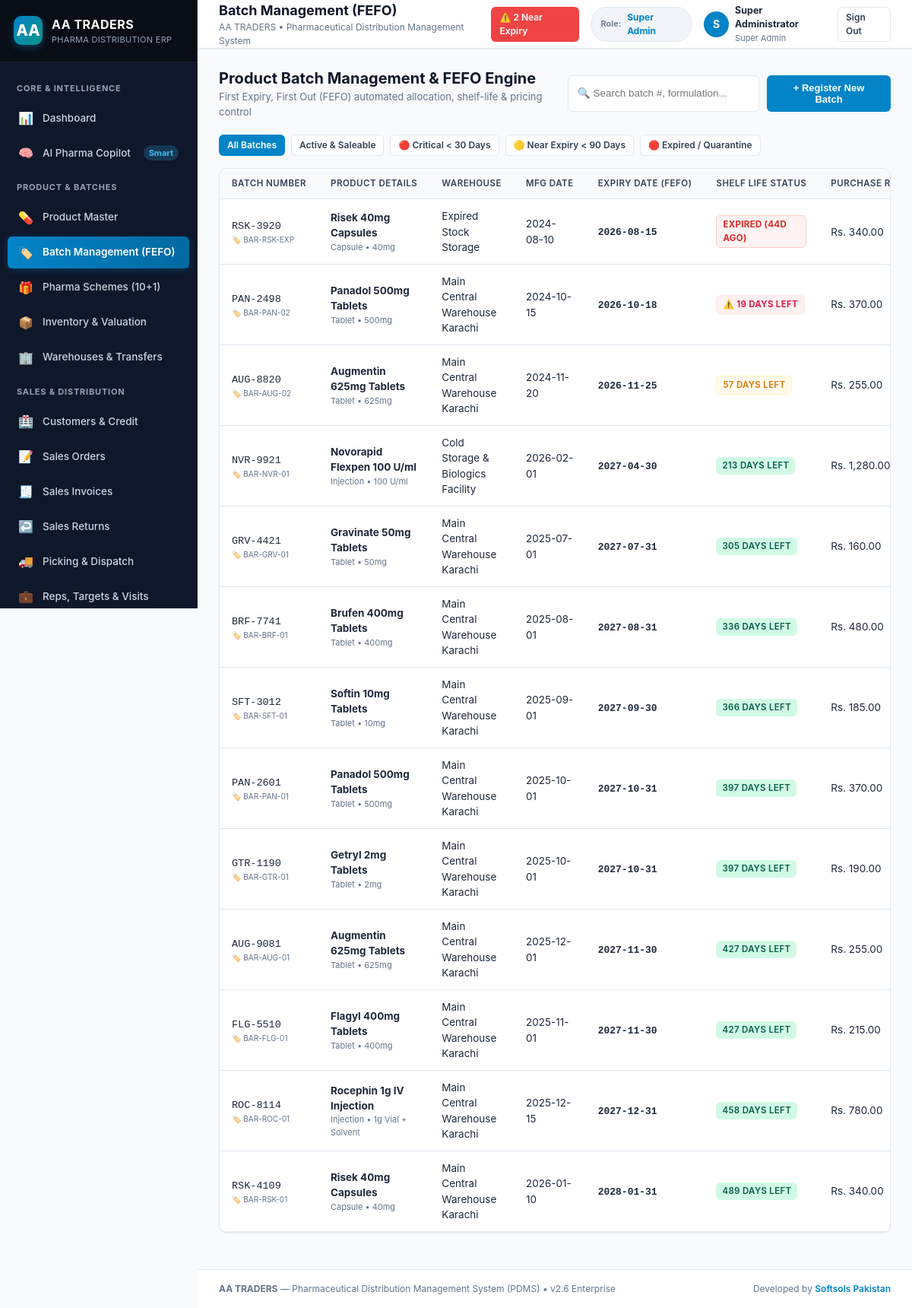
The app's page /batches.php (signed in) with its own data.
### tables this page shows
CREATE TABLE company_settings (
    id INTEGER PRIMARY KEY AUTOINCREMENT,
    name TEXT NOT NULL,
    trade_name TEXT,
    ntn TEXT,
    strn TEXT,
    drug_license_no TEXT,
    address TEXT,
    city TEXT,
    country TEXT DEFAULT 'Pakistan',
    phone TEXT,
    email TEXT,
    website TEXT,
    bank_name TEXT,
    bank_account_title TEXT,
    bank_account_no TEXT,
    iban TEXT,
    invoice_footer_note TEXT,
    currency_symbol TEXT DEFAULT 'Rs.',
    currency_code TEXT DEFAULT 'PKR',
    updated_at DATETIME DEFAULT CURRENT_TIMESTAMP
);

CREATE TABLE product_batches (
    id INTEGER PRIMARY KEY AUTOINCREMENT,
    product_id INTEGER NOT NULL,
    warehouse_id INTEGER NOT NULL,
    batch_number TEXT NOT NULL,
    mfg_date DATE NOT NULL,
    expiry_date DATE NOT NULL,
    purchase_price REAL NOT NULL DEFAULT 0.0,  -- Purchase rate per pack
    trade_price REAL NOT NULL DEFAULT 0.0,     -- Distributor Trade Price (TP)
    mrp_retail_price REAL NOT NULL DEFAULT 0.0,-- Maximum Retail Price (MRP)
    quantity_received INTEGER DEFAULT 0,
    quantity_available INTEGER DEFAULT 0,
    quantity_reserved INTEGER DEFAULT 0,
    quantity_damaged INTEGER DEFAULT 0,
    quantity_expired INTEGER DEFAULT 0,
    barcode TEXT,
    status TEXT DEFAULT 'active', -- active, quarantined, recalled, expired
    created_at DATETIME DEFAULT CURRENT_TIMESTAMP,
    FOREIGN KEY (product_id) REFERENCES products(id),
    FOREIGN KEY (warehouse_id) REFERENCES warehouses(id)
);

CREATE TABLE products (
    id INTEGER PRIMARY KEY AUTOINCREMENT,
    code TEXT UNIQUE NOT NULL,
    name TEXT NOT NULL,
    generic_name TEXT,
    brand_name TEXT,
    category_id INTEGER,
    therapeutic_id INTEGER,
    manufacturer_id INTEGER,
    dosage_form TEXT, -- Tablet, Capsule, Syrup, Injection, Cream, Drops, Suspension, Ointment
    strength TEXT,    -- e.g., 500mg, 10mg/ml, 1g
    pack_size TEXT,   -- e.g., 20 tablets, 1 vial, 120ml
    unit TEXT DEFAULT 'Box', -- Box, Pack, Strip, Bottle, Ampoule
    barcode TEXT,
    gtin TEXT,
    sku TEXT,
    tax_category TEXT DEFAULT 'exempt', -- exempt, standard, reduced
    tax_rate REAL DEFAULT 0.0,
    is_prescription INTEGER DEFAULT 1,
    min_stock INTEGER DEFAULT 10,
    max_stock INTEGER DEFAULT 1000,
    reorder_level INTEGER DEFAULT 25,
    safety_stock INTEGER DEFAULT 15,
    is_active INTEGER DEFAULT 1,
    created_at DATETIME DEFAULT CURRENT_TIMESTAMP,
    FOREIGN KEY (category_id) REFERENCES product_categories(id),
    FOREIGN KEY (therapeutic_id) REFERENCES therapeutic_classes(id),
    FOREIGN KEY (manufacturer_id) REFERENCES manufacturers(id)
);

CREATE TABLE warehouses (
    id INTEGER PRIMARY KEY AUTOINCREMENT,
    branch_id INTEGER,
    name TEXT NOT NULL,
    code TEXT UNIQUE NOT NULL,
    type TEXT NOT NULL DEFAULT 'main', -- main, secondary, cold_storage, quarantine, damaged, expired
    location TEXT,
    manager_name TEXT,
    is_active INTEGER DEFAULT 1,
    FOREIGN KEY (branch_id) REFERENCES branches(id)
);

### includes/auth.php (called while the page is built, shortened)
<?php
class Auth {
    public static function check(): bool {
        return isset($_SESSION['user_id']);
    }
    public static function user(): ?array {
        return [
            'id' => $_SESSION['user_id'],
            'username' => $_SESSION['username'],
            'name' => $_SESSION['full_name'],
            'email' => $_SESSION['email'],
            'role' => $_SESSION['role'],
        ];
    }
}

### batches.php (the view, shortened to what this page needs)
<?php
$pageTitle = 'Batch Management (FEFO)';
require_once __DIR__ . '/includes/header.php';
$filter = $_GET['filter'] ?? 'all';
$whereClauses = ["1=1"];
$params = [];
$whereSql = implode(' AND ', $whereClauses);
$sql = "
    SELECT b.*, p.name as product_name, p.code as product_code, p.dosage_form, p.strength,
           w.name as warehouse_name,
           CAST(julianday(b.expiry_date) - julianday('now') AS INTEGER) as days_left
    FROM product_batches b
    JOIN products p ON b.product_id = p.id
    JOIN warehouses w ON b.warehouse_id = w.id
    WHERE {$whereSql}
    ORDER BY b.expiry_date ASC
";
$stmt = $db->prepare($sql);
$stmt->execute($params);
$batches = $stmt->fetchAll();
?>
<div style="display: flex; justify-content: space-between; align-items: center; margin-bottom: 20px;">
    <div>
        <h2 style="font-size: 20px; font-weight: 700; color: var(--slate-900);">Product Batch Management & FEFO Engine</h2>
        <p style="font-size: 13px; color: var(--slate-500);">First Expiry, First Out (FEFO) automated allocation, shelf-life & pricing control</p>
    </div>
    <div style="display: flex; gap: 10px;">
        <input type="text" id="batchSearch" onkeyup="filterTable('batchSearch', 'batchesTable')" placeholder="🔍 Search batch #, formulation..." class="form-control" style="width: 260px;">
        <button onclick="openModal('addBatchModal')" class="btn btn-primary">+ Register New Batch</button>
    </div>
</div>
<div style="display: flex; gap: 8px; margin-bottom: 16px; flex-wrap: wrap;">
    <a href="batches.php?filter=all" class="btn <?= $filter === 'all' ? 'btn-primary' : 'btn-secondary' ?> btn-sm">All Batches</a>
    <a href="batches.php?filter=active" class="btn <?= $filter === 'active' ? 'btn-primary' : 'btn-secondary' ?> btn-sm">Active &amp; Saleable</a>
    <a href="batches.php?filter=expiring_30" class="btn <?= $filter === 'expiring_30' ? 'btn-danger' : 'btn-secondary' ?> btn-sm">🔴 Critical &lt; 30 Days</a>
    <a href="batches.php?filter=expiring_90" class="btn <?= $filter === 'expiring_90' ? 'btn-warning' : 'btn-secondary' ?> btn-sm">🟡 Near Expiry &lt; 90 Days</a>
    <a href="batches.php?filter=expired" class="btn <?= $filter === 'expired' ? 'btn-danger' : 'btn-secondary' ?> btn-sm">🛑 Expired / Quarantine</a>
</div>
<div class="card">
    <div class="card-body" style="padding: 0;">
        <div class="table-responsive">
            <table class="table" id="batchesTable">
                <thead>
                    <tr>
                        <th>Batch Number</th>
                        <th>Product Details</th>
                        <th>Warehouse</th>
                        <th>Mfg Date</th>
                        <th>Expiry Date (FEFO)</th>
                        <th>Shelf Life Status</th>
                        <th>Purchase Rate</th>
                    </tr>
                </thead>
                <tbody>
                    <?php if (empty($batches)): ?>
                        <tr><td colspan="11" style="text-align: center; color: var(--slate-400); padding: 24px;">No batches match the selected criteria.</td></tr>
                    <?php else: ?>
                        <?php foreach ($batches as $b): ?>
                            <tr>
                                <td>
                                    <code><?= htmlspecialchars($b['batch_number']) ?></code>
                                    <?php if (!empty($b['barcode'])): ?>
                                        <div style="font-size: 10px; color: #64748b;">🏷️ <?= htmlspecialchars($b['barcode']) ?></div>
                                    <?php endif; ?>
                                </td>
                                <td>
                                    <strong><?= htmlspecialchars($b['product_name']) ?></strong>
                                    <div style="font-size: 11px; color: var(--slate-500);"><?= htmlspecialchars($b['dosage_form']) ?> &bull; <?= htmlspecialchars($b['strength']) ?></div>
                                </td>
                                <td><?= htmlspecialchars($b['warehouse_name']) ?></td>
                                <td><?= htmlspecialchars($b['mfg_date']) ?></td>
                                <td>
                                    <strong style="font-family: monospace; font-size: 13px;"><?= htmlspecialchars($b['expiry_date']) ?></strong>
                                </td>
                                <td>
                                    <?php if ($b['days_left'] <= 0): ?>
                                        <span class="badge badge-expired">EXPIRED (<?= abs($b['days_left']) ?>d ago)</span>
                                    <?php elseif ($b['days_left'] <= 30): ?>
                                        <span class="badge badge-near-30">⚠️ <?= $b['days_left'] ?> DAYS LEFT</span>
                                    <?php elseif ($b['days_left'] <= 90): ?>
                                        <span class="badge badge-near-90"><?= $b['days_left'] ?> days left</span>
                                    <?php else: ?>
                                        <span class="badge badge-success"><?= $b['days_left'] ?> days left</span>
                                    <?php endif; ?>
                                </td>
                                <td>Rs. <?= number_format($b['purchase_price'], 2) ?></td>
                            </tr>
                        <?php endforeach; ?>
                    <?php endif; ?>
                </tbody>
            </table>
        </div>
    </div>
</div>
<?php require_once __DIR__ . '/includes/footer.php'; ?>

### includes/header.php (shortened to what this page needs)
<?php
require_once __DIR__ . '/auth.php';
$currentUser = Auth::user();
$db = Database::getConnection();
$nearExpiryCount = $db->query("
    SELECT COUNT(*) FROM product_batches
    WHERE status = 'active'
      AND quantity_available > 0
      AND julianday(expiry_date) - julianday('now') <= 90
")->fetchColumn();
$company = $db->query("SELECT * FROM company_settings LIMIT 1")->fetch();
$companyName = $company['name'] ?? 'AA TRADERS';
?>
<!DOCTYPE html>
<html lang="en">
<head>
    <link rel="stylesheet" href="assets/css/app.css">
</head>
<body>
<div class="app-container">
    <?php require_once __DIR__ . '/sidebar.php'; ?>
    <div class="main-content">
        <header class="topbar no-print">
            <div class="topbar-left">
                <div>
                    <h2 class="topbar-title"><?= htmlspecialchars($pageTitle ?? 'Overview') ?></h2>
                    <p class="topbar-subtitle"><?= htmlspecialchars($companyName) ?> &bull; Pharmaceutical Distribution Management System</p>
                </div>
            </div>
            <div class="topbar-right">
                <?php if ($nearExpiryCount > 0): ?>
                    <a href="expiry.php" class="btn btn-sm btn-danger" title="<?= $nearExpiryCount ?> Batches Near Expiry (< 90 Days)">
                        ⚠️ <?= $nearExpiryCount ?> Near Expiry
                    </a>
                <?php endif; ?>
                <div class="role-pill">
                    <span style="font-size: 11px; color: var(--slate-500);">Role:</span>
                    <span style="font-weight: 700; color: #0284c7; font-size: 12px;"><?= htmlspecialchars(ucwords(str_replace('_', ' ', $currentUser['role'] ?? 'User'))) ?></span>
                </div>
                <div style="display: flex; align-items: center; gap: 8px;">
                    <div style="width: 34px; height: 34px; border-radius: 50%; background: #0284c7; color: #fff; display: flex; align-items: center; justify-content: center; font-weight: 700;">
                        <?= strtoupper(substr($currentUser['name'] ?? 'U', 0, 1)) ?>
                    </div>
                    <div style="display: flex; flex-direction: column;">
                        <span style="font-size: 12.5px; font-weight: 700; color: #1e293b;"><?= htmlspecialchars($currentUser['name'] ?? 'User') ?></span>
                        <span style="font-size: 11px; color: #64748b;"><?= htmlspecialchars(ucwords(str_replace('_', ' ', $currentUser['role'] ?? ''))) ?></span>
                    </div>
                </div>
                <a href="logout.php" class="btn btn-secondary btn-sm" title="Sign Out">Sign Out</a>
            </div>
        </header>
        <main class="page-body">

### assets/css/app.css (style rules this page uses)
:root { --primary: #0284c7; --primary-hover: #0369a1; --primary-light: #e0f2fe; --primary-dark: #075985; --secondary: #0d9488; --secondary-light: #ccfbf1; --success: #10b981; --success-light: #d1fae5; --warning: #f59e0b; --warning-light: #fef3c7; --danger: #ef4444; --danger-light: #fee2e2; --info: #3b82f6; --info-light: #dbeafe; --slate-50: #f8fafc; --slate-100: #f1f5f9; --slate-200: #e2e8f0; --slate-300: #cbd5e1; --slate-400: #94a3b8; --slate-500: #64748b; --slate-600: #475569; --slate-700: #334155; --slate-800: #1e293b; --slate-900: #0f172a; --bg-main: #f8fafc; --card-bg: #ffffff; --border-color: #e2e8f0; --text-primary: #0f172a; --text-secondary: #475569; --text-muted: #64748b; --radius-sm: 6px; --radius-md: 10px; --radius-lg: 14px; --shadow-sm: 0 1px 2px 0 rgb(0 0 0 / 0.05); --shadow-md: 0 4px 6px -1px rgb(0 0 0 / 0.08), 0 2px 4px -2px rgb(0 0 0 / 0.06); --shadow-lg: 0 10px 15px -3px rgb(0 0 0 / 0.08), 0 4px 6px -4px rgb(0 0 0 / 0.05); }
* { box-sizing: border-box; margin: 0; padding: 0; }
body { font-family: -apple-system, BlinkMacSystemFont, "Segoe UI", Roboto, "Helvetica Neue", Arial, sans-serif; background-color: var(--bg-main); color: var(--text-primary); line-height: 1.5; font-size: 14px; overflow-x: hidden; }
.app-container { display: flex; min-height: 100vh; }
.main-content { flex: 1; display: flex; flex-direction: column; min-width: 0; background: var(--bg-main); }
.topbar { height: 64px; background: #ffffff; border-bottom: 1px solid var(--border-color); display: flex; align-items: center; justify-content: space-between; padding: 0 28px; position: sticky; top: 0; z-index: 30; box-shadow: var(--shadow-sm); }
.topbar-left { display: flex; align-items: center; gap: 16px; }
.topbar-title { font-size: 18px; font-weight: 700; color: var(--slate-900); }
.topbar-subtitle { font-size: 12px; color: var(--slate-500); }
.topbar-right { display: flex; align-items: center; gap: 16px; }
.role-pill { background: var(--slate-100); padding: 4px 12px; border-radius: 20px; border: 1px solid var(--border-color); display: flex; align-items: center; gap: 8px; font-size: 12px; font-weight: 600; color: var(--slate-700); }
.page-body { padding: 24px 28px; flex: 1; }
.card { background: var(--card-bg); border: 1px solid var(--border-color); border-radius: var(--radius-md); box-shadow: var(--shadow-sm); margin-bottom: 24px; overflow: hidden; }
.card-body { padding: 20px; }
.table-responsive { overflow-x: auto; width: 100%; }
.table { width: 100%; border-collapse: collapse; font-size: 13.5px; text-align: left; }
.table th { background: var(--slate-50); padding: 11px 16px; font-weight: 600; color: var(--slate-700); border-bottom: 1px solid var(--border-color); text-transform: uppercase; font-size: 11.5px; letter-spacing: 0.5px; white-space: nowrap; }
.table td { padding: 12px 16px; border-bottom: 1px solid var(--border-color); color: var(--slate-800); vertical-align: middle; }
.badge { display: inline-flex; align-items: center; gap: 4px; padding: 3px 8px; border-radius: 6px; font-size: 11.5px; font-weight: 600; text-transform: uppercase; letter-spacing: 0.3px; }
.badge-success { background: var(--success-light); color: #065f46; }
.badge-expired { background: #fef2f2; color: #dc2626; border: 1px solid #fecaca; font-weight: 700; }
.badge-near-30 { background: #fff1f2; color: #e11d48; border: 1px solid #ffe4e6; font-weight: 700; animation: pulse 2s infinite; }
.badge-near-90 { background: #fffbeb; color: #d97706; border: 1px solid #fef3c7; font-weight: 600; }
.btn { display: inline-flex; align-items: center; justify-content: center; gap: 6px; padding: 8px 16px; border-radius: var(--radius-sm); font-size: 13px; font-weight: 600; cursor: pointer; border: 1px solid transparent; text-decoration: none; transition: all 0.15s ease; }
.btn-primary { background: var(--primary); color: #ffffff; }
.btn-secondary { background: #ffffff; color: var(--slate-700); border-color: var(--border-color); }
.btn-danger { background: var(--danger); color: #ffffff; }
.btn-sm { padding: 4px 10px; font-size: 12px; }
.form-control, .form-select { width: 100%; padding: 8px 12px; border: 1px solid var(--border-color); border-radius: var(--radius-sm); font-size: 13.5px; color: var(--slate-800); background: #ffffff; transition: border-color 0.15s ease, box-shadow 0.15s ease; }

### records on screen
company_settings: name "AA TRADERS"
product_batches: batch_number "RSK-3920", barcode "BAR-RSK-EXP", product.name "Risek 40mg Capsules", product.dosage_form "Capsule", product.strength "40mg", warehouse.name "Expired Stock Storage", mfg_date "2024-08-10", expiry_date "2026-08-15", days_left "44", purchase_price "340.00"
product_batches: batch_number "PAN-2498", barcode "BAR-PAN-02", product.name "Panadol 500mg Tablets", product.dosage_form "Tablet", product.strength "500mg", warehouse.name "Main Central Warehouse Karachi", mfg_date "2024-10-15", expiry_date "2026-10-18", days_left "19", purchase_price "370.00"
product_batches: batch_number "AUG-8820", barcode "BAR-AUG-02", product.name "Augmentin 625mg Tablets", product.dosage_form "Tablet", product.strength "625mg", warehouse.name "Main Central Warehouse Karachi", mfg_date "2024-11-20", expiry_date "2026-11-25", days_left "57", purchase_price "255.00"
product_batches: batch_number "NVR-9921", barcode "BAR-NVR-01", product.name "Novorapid Flexpen 100 U/ml", product.dosage_form "Injection", product.strength "100 U/ml", warehouse.name "Cold Storage & Biologics Facility", mfg_date "2026-02-01", expiry_date "2027-04-30", days_left "213", purchase_price "1,280.00"
product_batches: batch_number "GRV-4421", barcode "BAR-GRV-01", product.name "Gravinate 50mg Tablets", product.dosage_form "Tablet", product.strength "50mg", warehouse.name "Main Central Warehouse Karachi", mfg_date "2025-07-01", expiry_date "2027-07-31", days_left "305", purchase_price "160.00"
product_batches: batch_number "BRF-7741", barcode "BAR-BRF-01", product.name "Brufen 400mg Tablets", product.dosage_form "Tablet", product.strength "400mg", warehouse.name "Main Central Warehouse Karachi", mfg_date "2025-08-01", expiry_date "2027-08-31", days_left "336", purchase_price "480.00"
product_batches: batch_number "SFT-3012", barcode "BAR-SFT-01", product.name "Softin 10mg Tablets", product.dosage_form "Tablet", product.strength "10mg", warehouse.name "Main Central Warehouse Karachi", mfg_date "2025-09-01", expiry_date "2027-09-30", days_left "366", purchase_price "185.00"
product_batches: batch_number "PAN-2601", barcode "BAR-PAN-01", product.name "Panadol 500mg Tablets", product.dosage_form "Tablet", product.strength "500mg", warehouse.name "Main Central Warehouse Karachi", mfg_date "2025-10-01", expiry_date "2027-10-31", days_left "397", purchase_price "370.00"
product_batches: batch_number "GTR-1190", barcode "BAR-GTR-01", product.name "Getryl 2mg Tablets", product.dosage_form "Tablet", product.strength "2mg", warehouse.name "Main Central Warehouse Karachi", mfg_date "2025-10-01", expiry_date "2027-10-31", days_left "397", purchase_price "190.00"
product_batches: batch_number "AUG-9081", barcode "BAR-AUG-01", product.name "Augmentin 625mg Tablets", product.dosage_form "Tablet", product.strength "625mg", warehouse.name "Main Central Warehouse Karachi", mfg_date "2025-12-01", expiry_date "2027-11-30", days_left "427", purchase_price "255.00"
product_batches: batch_number "FLG-5510", barcode "BAR-FLG-01", product.name "Flagyl 400mg Tablets", product.dosage_form "Tablet", product.strength "400mg", warehouse.name "Main Central Warehouse Karachi", mfg_date "2025-11-01", expiry_date "2027-11-30", days_left "427", purchase_price "215.00"
product_batches: batch_number "ROC-8114", barcode "BAR-ROC-01", product.name "Rocephin 1g IV Injection", product.dosage_form "Injection", product.strength "1g Vial + Solvent", warehouse.name "Main Central Warehouse Karachi", mfg_date "2025-12-15", expiry_date "2027-12-31", days_left "458", purchase_price "780.00"
product_batches: batch_number "RSK-4109", barcode "BAR-RSK-01", product.name "Risek 40mg Capsules", product.dosage_form "Capsule", product.strength "40mg", warehouse.name "Main Central Warehouse Karachi", mfg_date "2026-01-10", expiry_date "2028-01-31", days_left "489", purchase_price "340.00"

### other values on screen
$pageTitle "Batch Management (FEFO)"
$nearExpiryCount "2"
str_replace('_', ' ', $currentUser['role'] ?? 'User') "Super Admin"
substr($currentUser['name'] ?? 'U', 0, 1) "S"
$currentUser['name'] "Super Administrator"
str_replace('_', ' ', $currentUser['role'] ?? '') "Super Admin"
